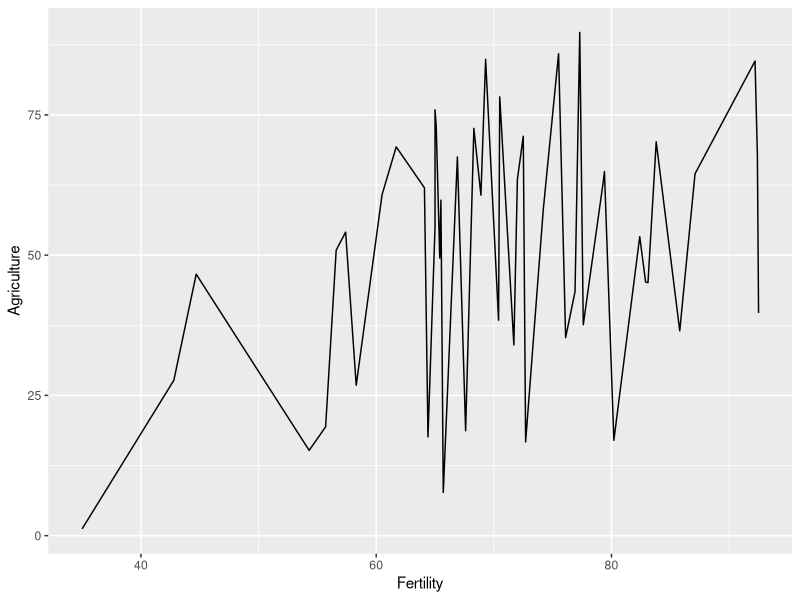
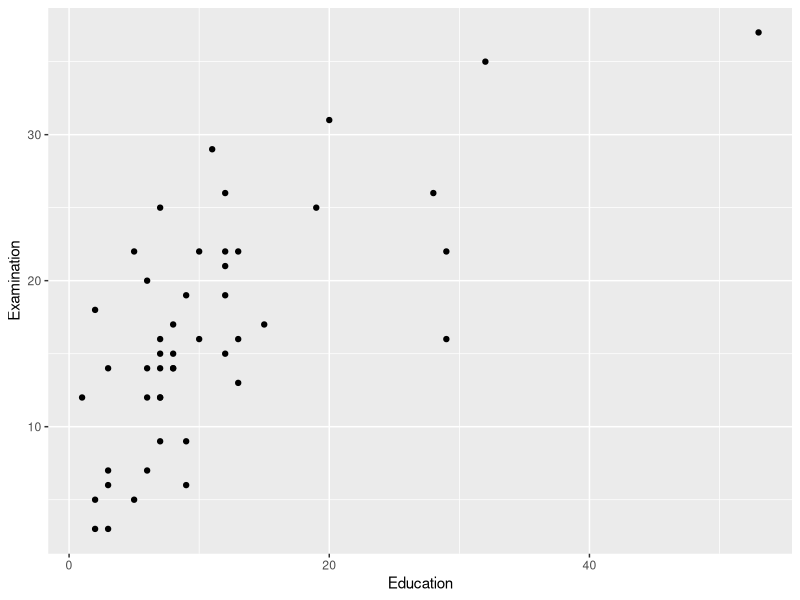
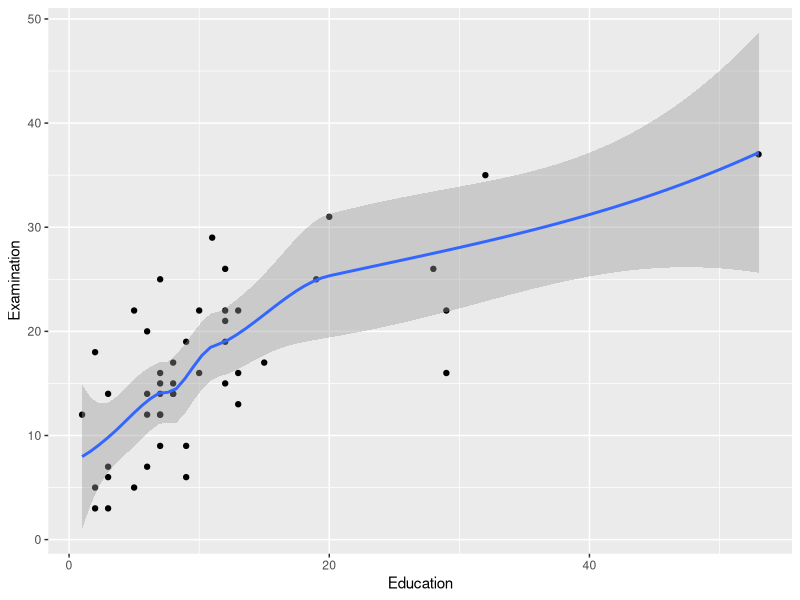
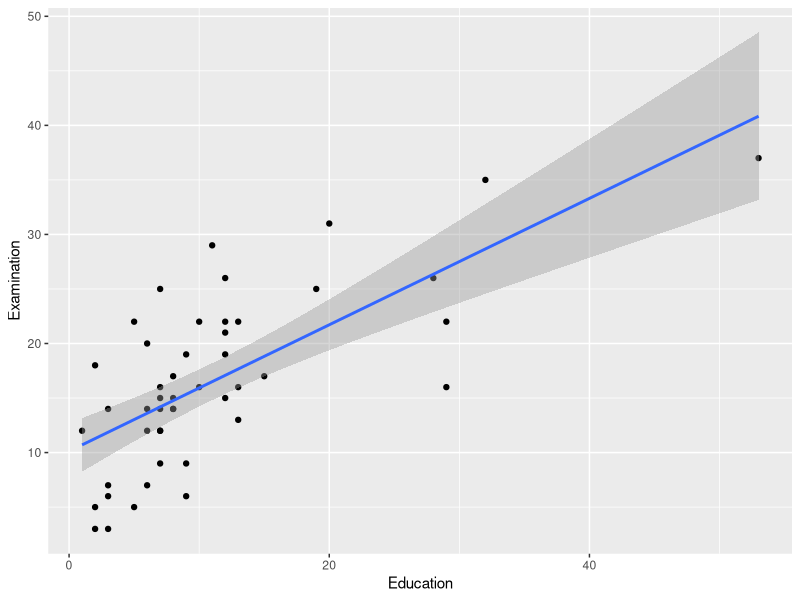
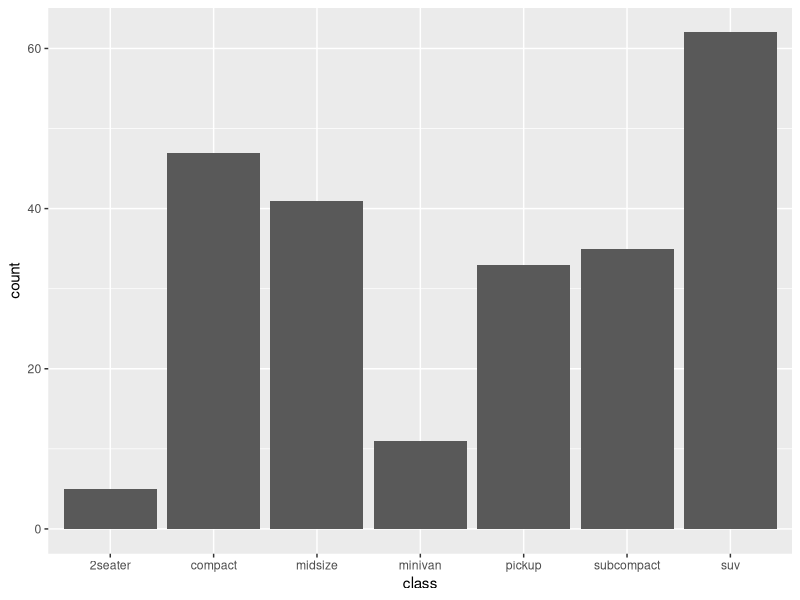
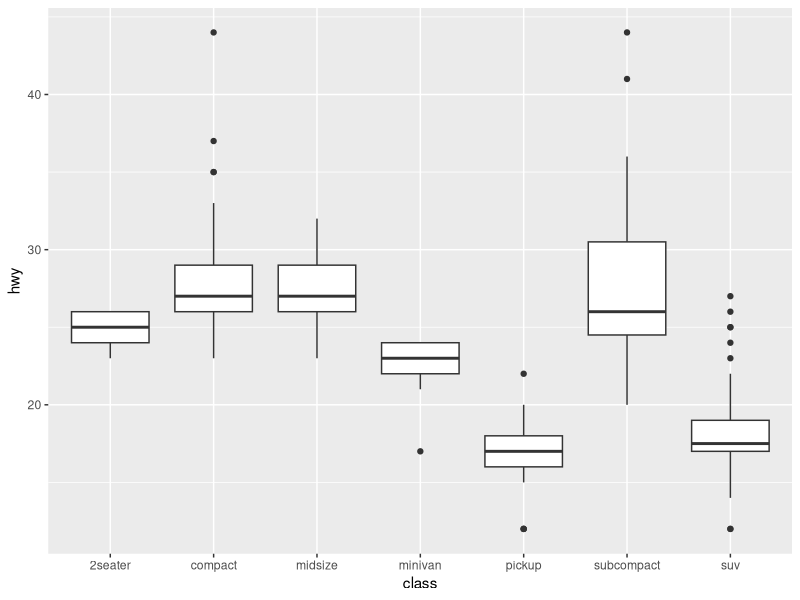
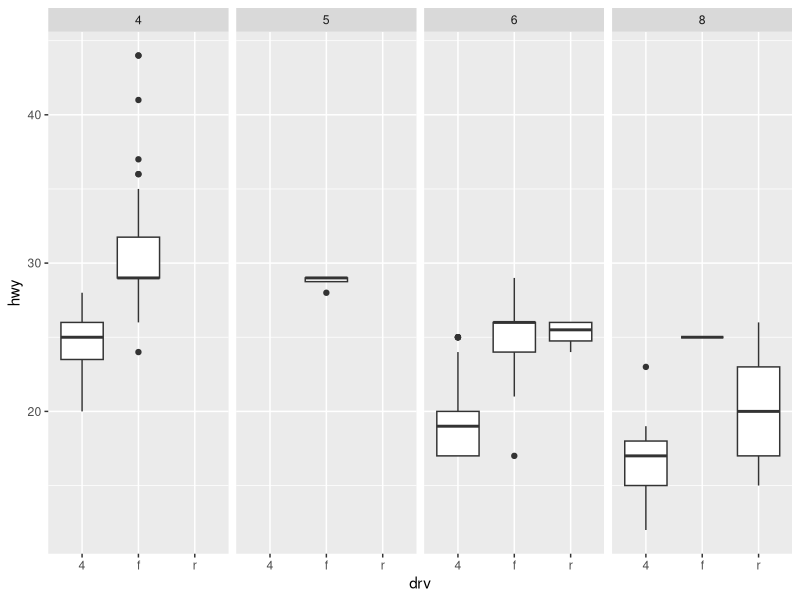
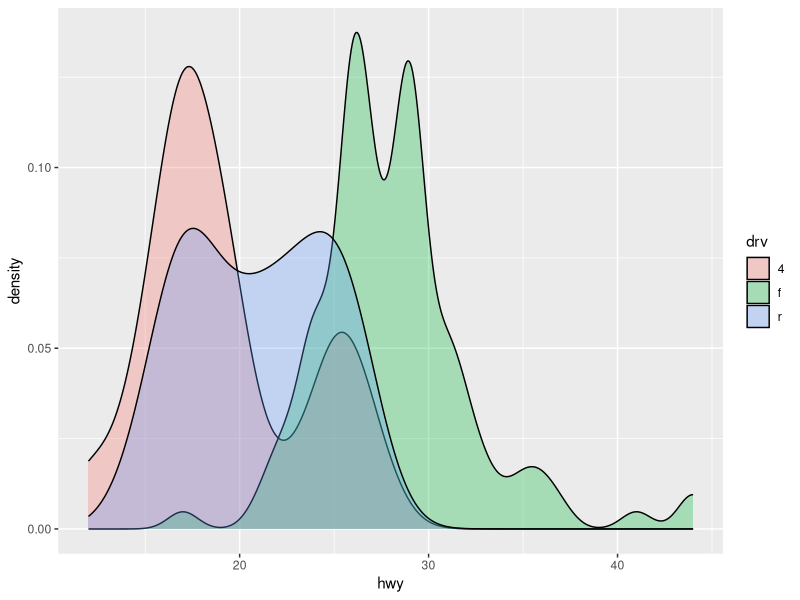

Reproduce these figures in R, in order. (Note: this script raises an error after producing the figures.)
## ---- chunk 1
library(ggplot2)
## ---- chunk 2
colnames(swiss)
colnames(mpg)
## ---- chunk 3
ggplot(swiss, aes(x = Fertility, y = Agriculture)) +
    geom_line()
## ---- chunk 4
ggplot(swiss, aes(x = Education, y = Examination)) +
    geom_point()
## ---- chunk 5
ggplot(swiss, aes(x = Education, y = Examination)) +
    geom_point() +
    geom_smooth()
## ---- chunk 6
ggplot(swiss, aes(x = Education, y = Examination)) +
    geom_point() +
    geom_smooth(method = 'lm') # lm = linear model
## ---- chunk 7
ggplot(mpg, aes(x = class)) +
    geom_bar()
## ---- chunk 8
ggplot(mpg, aes(x = class, y = hwy)) +
    geom_boxplot()
## ---- chunk 9
ggplot(mpg, aes(x = drv, y = hwy)) +
    geom_boxplot() +
    facet_grid(~ cyl)
## ---- chunk 10
ggplot(mpg, aes(x = hwy, fill = drv)) +
    geom_density(alpha = 0.3) # alpha = transparency
## ---- chunk 11
ggplot(mpg, aes(x = hwy, fill = drv)) +
    geom_density(alpha = 0.3) +
    scale_fill_brewer(palette = 'Pastel1')
## ---- chunk 12
ggplot(mpg, aes(x = hwy, fill = drv)) +
    geom_density(alpha = 0.3) +
    scale_fill_brewer(palette = 'Pastel1') +
      scale_fill_discrete(name = "drivetrain", 
                      breaks = c("4", "f", "r"), 
                      labels = c("Four wheel", 
                                 "Front wheel", 
                                 "Rear Wheel")) 
## ---- chunk 13
ggplot(mpg, aes(x = hwy, fill = drv)) +
    geom_density(alpha = 0.3) +
    scale_fill_brewer(palette = 'Pastel1') +
    ggplot(mpg, aes(x = hwy, fill = drv)) +
    geom_density(alpha = 0.3) +
    scale_fill_brewer(palette = 'Pastel1') +
      scale_fill_discrete(name = "drivetrain", 
                      breaks = c("4", "f", "r"), 
                      labels = c("Four wheel", 
                                 "Front wheel", 
                                 "Rear Wheel")) +
    labs(title = "Fuel Economy", 
         x = "Engine Displacement", 
         y = "Highway Mileage")
## ---- chunk 14
ggplot(mpg, aes(x = hwy, fill = drv)) +
    geom_density(alpha = 0.3) +
    scale_fill_brewer(palette = 'Pastel1') +
      scale_fill_discrete(name = "drivetrain", 
                      breaks = c("4", "f", "r"), 
                      labels = c("Four wheel", 
                                 "Front wheel", 
                                 "Rear Wheel")) +
        labs(title = "Fuel Economy", 
             x = "Engine Displacement", 
             y = "Highway Mileage") +
    theme(panel.border = element_blank(), # panel = background of the entire plot
          panel.background = element_blank(),
          panel.grid.major = element_line(colour = 'grey90'),
          legend.position = 'top',
          line = element_line(colour = 'black'),
          axis.line.y = element_line(colour = 'black'),
          axis.line.x = element_line(colour = 'black'))
## ---- chunk 15
ggplot(mpg, aes(displ, hwy)) +
  geom_point(aes(colour = drv)) +
  geom_smooth(method = "lm") +
  labs(title = "Fuel Economy", 
       x = "Engine Displacement", 
       y = "Highway Mileage") +
  theme_bw(base_family = "Times") +
  theme(title = element_text(size = 18), 
        axis.title = element_text(size = 14), 
        axis.text = element_text(size = 20)) +
  annotate("text", x = 6, y = 40, label = "p <0.05", 
           size = 7)
## ---- chunk 16
ggsave("C:/Users/identify-the-path-you-want-to-save-in/nameyourfigure.png", nameoffigureyouassigned,
       device = "png", dpi = 600, width = 7, height = 8)

